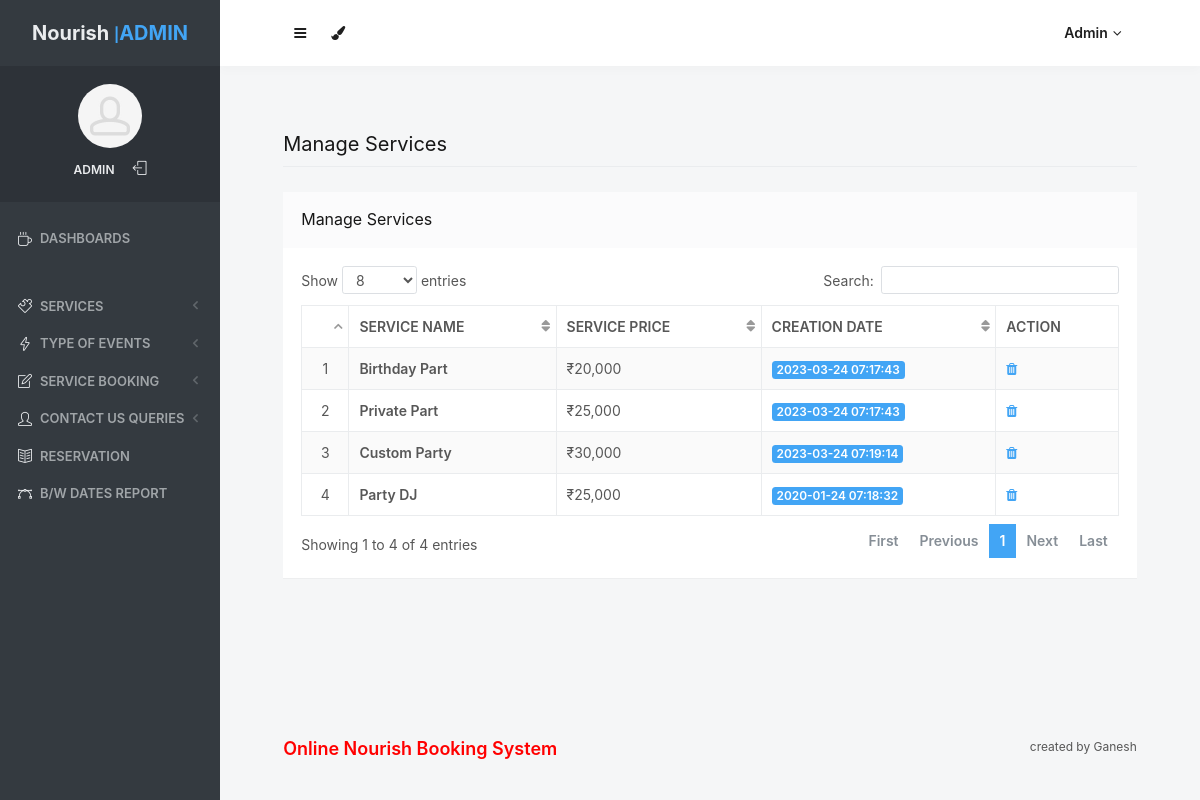
Screenshot of /admin/manage-services.php (signed in) with the database file from the repository.
### tables this page shows
CREATE TABLE `tblservice` (
  `ID` int(10) NOT NULL,
  `ServiceName` varchar(200) DEFAULT NULL,
  `SerDes` varchar(250) NOT NULL,
  `ServicePrice` varchar(200) DEFAULT NULL,
  `CreationDate` timestamp NULL DEFAULT current_timestamp()
);

### admin/manage-services.php (the view, shortened to what this page needs)
<?php
include('includes/dbconnection.php');
if (strlen($_SESSION['odmsaid']==0)) {
  header('location:logout.php');
  } else{
  ?>
<!doctype html>
<html lang="en" class="no-focus">
    <head>
        <link rel="stylesheet" href="assets/js/plugins/datatables/dataTables.bootstrap4.min.css">
        <link rel="stylesheet" id="css-main" href="assets/css/codebase.min.css">
    </head>
    <body>
        <div id="page-container" class="sidebar-o sidebar-inverse side-scroll page-header-fixed main-content-narrow">
           <?php include_once('includes/sidebar.php');?>
          <?php include_once('includes/header.php');?>
            <main id="main-container">
                <div class="content">
                    <h2 class="content-heading">Manage Services</h2>
                    <div class="block">
                        <div class="block-header block-header-default">
                            <h3 class="block-title">Manage Services</h3>
                        </div>
                        <div class="block-content block-content-full">
                            <table class="table table-bordered table-striped table-vcenter js-dataTable-full-pagination">
                                <thead>
                                    <tr>
                                        <th class="text-center"></th>
                                        <th>Service Name</th>
                                        <th class="d-none d-sm-table-cell">Service Price</th>
                                        <th class="d-none d-sm-table-cell">Creation Date</th>
                                        <th class="d-none d-sm-table-cell" style="width: 15%;">Action</th>
                                       </tr>
                                </thead>
                                <tbody>
                                    <?php
$sql="SELECT * from tblservice";
$query = $dbh -> prepare($sql);
$query->execute();
$results=$query->fetchAll(PDO::FETCH_OBJ);
$cnt=1;
if($query->rowCount() > 0)
{
foreach($results as $row)
{               ?>
                                    <tr>
                                        <td class="text-center"><?php echo htmlentities($cnt);?></td>
                                        <td class="font-w600"><?php  echo htmlentities($row->ServiceName);?></td>
                                        <td class="d-none d-sm-table-cell">₹<?php  echo htmlentities($row->ServicePrice);?></td>
                                        <td class="d-none d-sm-table-cell">
                                            <span class="badge badge-primary"><?php  echo htmlentities($row->CreationDate);?></span>
                                        </td>
                                         <td class="d-none d-sm-table-cell"><a href="manage-services.php?delid=<?php echo ($row->ID);?>" onclick="return confirm('Do you really want to Delete ?');"><i class="fa fa-trash fa-delete" aria-hidden="true"></i></a></td>
                                    </tr>
                                    <?php $cnt=$cnt+1;}} ?>
                                </tbody>
                            </table>
                        </div>
                    </div>
                </div>
            </main>
           <?php include_once('includes/footer.php');?>
        </div>
    </body>
</html>
<?php }  ?>

### admin/includes/sidebar.php (shortened to what this page needs)
     <?php
include('includes/dbconnection.php');
if (strlen($_SESSION['odmsaid']==0)) {
  header('location:logout.php');
  } else{
  ?>
   <nav id="sidebar">
                <div id="sidebar-scroll">
                    <div class="sidebar-content">
                        <div class="content-header content-header-fullrow px-15">
                            <div class="content-header-section text-center align-parent sidebar-mini-hidden">
                                <div class="content-header-item">
                                    <a class="link-effect font-w700" href="dashboard.php">
                                        <span class="font-size-xl text-dual-primary-dark">Nourish </span>|<span class="font-size-xl text-primary">ADMIN</span>
                                    </a>
                                </div>
                            </div>
                        </div>
                        <div class="content-side content-side-full content-side-user px-10 align-parent">
                            <div class="sidebar-mini-hidden-b text-center">
                                <a class="img-link" href="dashboard.php">
                                    <img class="img-avatar" src="assets/img/avatars/avatar15.jpg" alt="">
                                </a>
                                <ul class="list-inline mt-10">
                                    <?php
$aid=$_SESSION['odmsaid'];
$sql="SELECT AdminName from  tbladmin where ID=:aid";
$query = $dbh -> prepare($sql);
$query->bindParam(':aid',$aid,PDO::PARAM_STR);
$query->execute();
$results=$query->fetchAll(PDO::FETCH_OBJ);
$cnt=1;
if($query->rowCount() > 0)
{
foreach($results as $row)
{               ?>
                                    <li class="list-inline-item">
                                        <a class="link-effect text-dual-primary-dark font-size-xs font-w600 text-uppercase" href="admin-profile.php"><?php  echo $row->AdminName;?></a>
                                    </li><?php $cnt=$cnt+1;}} ?>
                                    <li class="list-inline-item">
                                        <a class="link-effect text-dual-primary-dark" href="logout.php">
                                            <i class="si si-logout"></i>
                                        </a>
                                    </li>
                                </ul>
                            </div>
                        </div>
                        <div class="content-side content-side-full">
                            <ul class="nav-main">
                                <li class="open">
                                    <a href="dashboard.php"><i class="si si-cup"></i><span class="sidebar-mini-hide">Dashboards</span></a>
                                </li>
                                <li class="nav-main-heading"><span class="sidebar-mini-visible">UI</span><span class="sidebar-mini-hidden"></span></li>
                                <li>
                                    <a class="nav-submenu" data-toggle="nav-submenu"><i class="si si-puzzle"></i><span class="sidebar-mini-hide"></span>Services</a>
                                </li>
                                <li>
                                    <a class="nav-submenu" data-toggle="nav-submenu" href="#"><i class="si si-energy"></i><span class="sidebar-mini-hide">Type of Events</span></a>
                                </li>
                                <li>
                                    <a class="nav-submenu" data-toggle="nav-submenu" href="#"><i class="si si-note"></i><span class="sidebar-mini-hide">Service Booking</span></a>
                                </li>
                                <li>
                                    <a class="nav-submenu" data-toggle="nav-submenu" href="#"><i class="si si-user"></i><span class="sidebar-mini-hide">Contact Us Queries</span></a>
                                </li>
                                <li>
                                    <a  href="reservation-booking.php"><i class="si si-book-open"></i><span class="sidebar-mini-hide">Reservation</span></a>
                                </li>
                                <li>
                                    <a  href="between-dates-report.php"><i class="si si-vector"></i><span class="sidebar-mini-hide">B/w Dates Report</span></a>
                                </li>
                            </ul>
                        </div>
                    </div>
                </div>
            </nav>
           <?php }  ?>

### admin/includes/header.php (shortened to what this page needs)
   <?php
include('includes/dbconnection.php');
if (strlen($_SESSION['odmsaid']==0)) {
  header('location:logout.php');
  } else{
  ?>
            <header id="page-header">
                <div class="content-header">
                    <div class="content-header-section">
                        <button type="button" class="btn btn-circle btn-dual-secondary" data-toggle="layout" data-action="sidebar_toggle">
                            <i class="fa fa-navicon"></i>
                        </button>
                        <div class="btn-group" role="group">
                            <button type="button" class="btn btn-circle btn-dual-secondary" id="page-header-themes-dropdown" data-toggle="dropdown" aria-haspopup="true" aria-expanded="false">
                                <i class="fa fa-paint-brush"></i>
                            </button>
                        </div>
                    </div>
                    <div class="content-header-section">
                        <div class="btn-group" role="group">
                            <?php
$aid=$_SESSION['odmsaid'];
$sql="SELECT AdminName from  tbladmin where ID=:aid";
$query = $dbh -> prepare($sql);
$query->bindParam(':aid',$aid,PDO::PARAM_STR);
$query->execute();
$results=$query->fetchAll(PDO::FETCH_OBJ);
$cnt=1;
if($query->rowCount() > 0)
{
foreach($results as $row)
{               ?>
                            <button type="button" class="btn btn-rounded btn-dual-secondary" id="page-header-user-dropdown" data-toggle="dropdown" aria-haspopup="true" aria-expanded="false">
                                <?php  echo $row->AdminName;?><i class="fa fa-angle-down ml-5"></i>
                            </button>
                            <?php $cnt=$cnt+1;}} ?>
                        </div>
                    </div>
                </div>
            </header>
            <?php }  ?>

### rows the page displays
tblservice: ServiceName "Birthday Part", ServicePrice "20,000", CreationDate "2023-03-24 07:17:43"
tblservice: ServiceName "Private Part", ServicePrice "25,000", CreationDate "2023-03-24 07:17:43"
tblservice: ServiceName "Custom Party", ServicePrice "30,000", CreationDate "2023-03-24 07:19:14"
tblservice: ServiceName "Party DJ", ServicePrice "25,000", CreationDate "2020-01-24 07:18:32"

### other values shown
$row->AdminName "ADMIN"
$row->AdminName "Admin"
